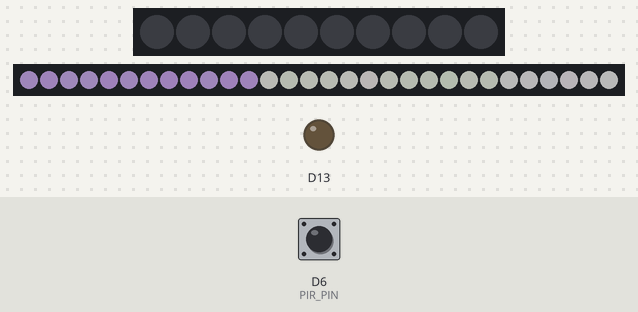
A sketch run on a simulated Adafruit Circuit Playground Express. On the bench: 10 RGB LEDs in strip order, left to right, 30 RGB LEDs in strip order, left to right, output pins drawn as LEDs (lit = HIGH). The inputs (shaded band) are chosen by the test bench; at power-on: D6 (PIR_PIN) HIGH. Dim RGB values are drawn brighter than linear; random numbers use the default seed unless the sketch sets one; what the sketch prints to the serial monitor is not drawn.

Above: at 1.2 s.
1.3 s: D6 (PIR_PIN) driven LOW
At 1.51 s:
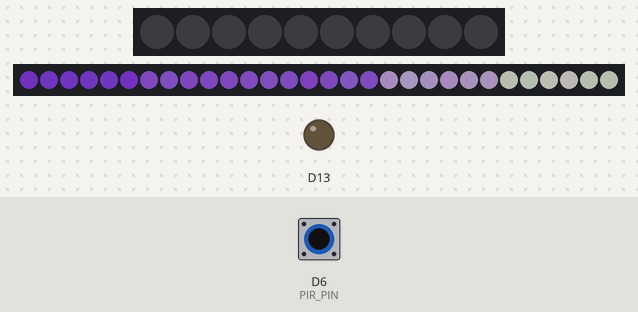
3.1 s: D6 (PIR_PIN) driven HIGH
At 3.71 s:
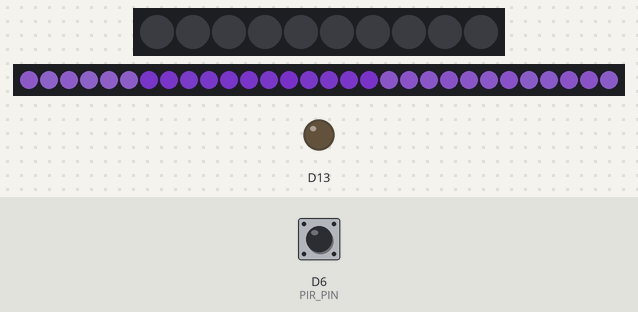
5.7 s: D6 (PIR_PIN) driven LOW
At 6.22 s:
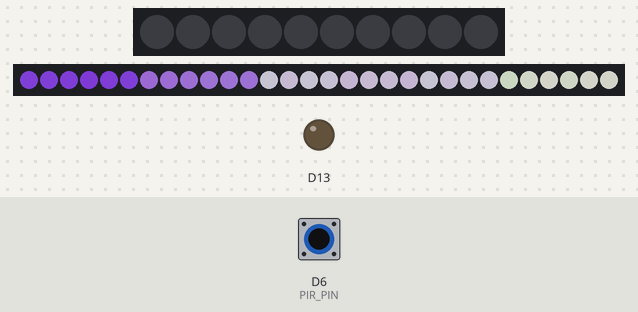
7.7 s: D6 (PIR_PIN) pulsed HIGH 2 times (0.12 s each, 0.3 s apart)
At 8.11 s:
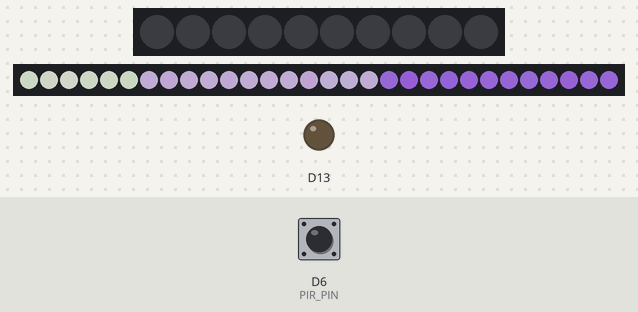

The sketch:

OKFINALBAIR.ino
```cpp
#include <FastLED.h>

#include <Adafruit_NeoPixel.h>
#include <Adafruit_CircuitPlayground.h>
#include <math.h>

//def LED values
#define LED_PIN 2
#define LED_COUNT 30

#define PIR_PIN 6
//declare neopixel values
Adafruit_NeoPixel strip(LED_COUNT, LED_PIN, NEO_GRB + NEO_KHZ800);
float value, pinVal;
float multiplier = 12;
float movementMultiplier = 30;

int LED_X = 5;
int LED_Y = 6;

int refreshRate = 1;

float timeStart, timeEnd;

void setup() {
  Serial.begin(9600);
  CircuitPlayground.begin();
  pinMode(PIR_PIN, INPUT);

  strip.begin();           // INITIALIZE NeoPixel strip object (REQUIRED)
  strip.show();            // Turn OFF all pixels ASAP
  strip.setBrightness(30); // Set BRIGHTNESS to about 1/5 (max = 255)
}

void loop() {
  // Take 10 milliseconds of sound data to calculate

  //loud sound is defined as 500.00 ambient = 100.00
  value = CircuitPlayground.mic.soundPressureLevel(100);
  pinVal = digitalRead(PIR_PIN);
  movementFade(pinVal);

 colorTransform(value, movementMultiplier, refreshRate);
}


void movementFade(float pin){
  if(movementMultiplier > 25 && pin == 0){
    movementMultiplier -= 0.5;
  }else if(movementMultiplier < 150 && pin == 1){
    movementMultiplier += 5;
    //protect against burnout
    if(movementMultiplier > 150.0){
      movementMultiplier = 150;
    }
  }
}

float valTransformOne(float val){
  float t_val = multiplier*(val-50);
  return t_val;
}

float valTransformTwo(float val, float mult){
  //scale
  float t_val = valMap(val) * mult;
  return t_val;
}

float valMap(float val){
  float t_val = map(multiplier*(val-50), 0, 800, 30, 255);
  return t_val;
}
void colorTransform(float val, float movement, int wait){
   //color(255, 228, 171) <- soft orange yellow
  //color(255, 243, 23) <- bright yellow
  //color(255, 127, 23) <- fire orange

  //color(145, 185, 222) <-- bair blu
  //color(135, 48, 222) <--- bair purple
  //color(222,222,222) <--bair white

  for( int i = 0; i<LED_X; i++){
    float rowMil = millis() + i/10;
    for(int j = 0; j < LED_Y; j++){
      float noise = inoise8(0.1f*millis()*i*j)/500.01;
      float cosOutput = cos(rowMil);
      float r, g, b;
      /*
      if(cosOutput > 0){
        r = map(10*abs(cosOutput),0, 10, 135, 145);
        g = map(10*abs(cosOutput),0, 10, 48, 185);
        b = 222+noise;
      }else{
         r = map(10*abs(cosOutput),0, 10, 145, 222);
        g = map(10*abs(cosOutput),0, 10, 185, 222);
        b = 222+noise;
      }*/
     //r = map(10*cosOutput, -10, 10, 135, 145);
     //g = map(10*cosOutput, -10, 10, 48, 185);
     //b = 222-cosOutput;


     r = map(10*cos(rowMil*(100-val))+noise, -10, 10, 135, 222);
     g = map(10*cos(rowMil*(100-val))+noise, -10, 10, 48, 222)+ random(0,val-40);
     b = 222-(10*cos(rowMil*(100-val)));

     strip.setPixelColor((i*LED_Y) + j, strip.Color(r,g,b));
     //strip.setBrightness(inoise8(0.1f*millis()*j)-100);
       Serial.print(movement);
        Serial.print("\n");
    }
  }
//moved the strip.show to update every row to prevent weird lagging and hopefully make the whole thing faster?
    strip.setBrightness(movement);
    strip.show();                          //  Update strip to match
    delay(wait);
}
```
